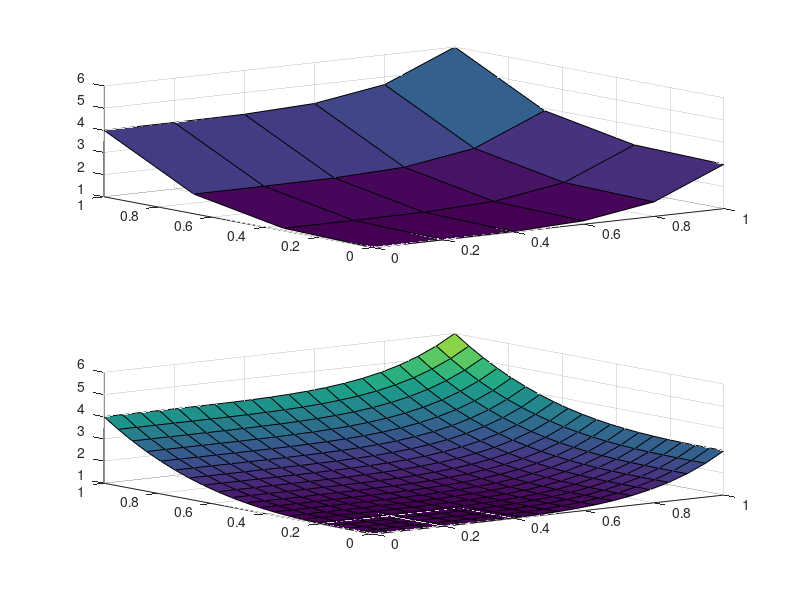

The MATLAB script that drew this image:
function [M,N,P,R,x_coarse,y_coarse,F_coarse,x_fine,y_fine,F_fine] = zadanie4()
P = 20; % liczba unikalnych współrzędnych x punktów dla których będzie obliczana interpolacja
R = 20; % liczba unikalnych współrzędnych y punktów dla których będzie obliczana interpolacja
M = 6; % liczba węzłów interpolacji wzdłuż osi X (stopień wielomianu zmiennej x: M-1)
N = 4; % liczba węzłów interpolacji wzdłuż osi Y (stopień wielomianu zmiennej y: N-1)

% Generowanie węzłów interpolacji na płaszczyźnie
x_coarse = linspace(0, 1, M);
y_coarse = linspace(0, 1, N);
[X_coarse, Y_coarse] = meshgrid(x_coarse, y_coarse);

% Wyznaczenie wartości funkcji oryginalnej w węzłach
F_coarse = 1 + 2.*X_coarse.^5 + 3.*Y_coarse.^3;
% F_coarse = X_coarse.^6 + 5.*X_coarse.^5 + 3.*Y_coarse.^4 - 2.*(X_coarse.^3 + Y_coarse.^3) + 0.5.*X_coarse.^2 - 20.*Y_coarse.^2 - 50.*X_coarse + 10.*Y_coarse + 100; 

subplot(2,1,1);
surf(X_coarse, Y_coarse, F_coarse);


MN = M*N;
xvec_coarse = reshape(X_coarse, MN, 1);
yvec_coarse = reshape(Y_coarse, MN, 1);
fvec_coarse = reshape(F_coarse, MN, 1);

% Macierz Vandermonde'a dla interpolacji 2d
V = zeros(M*N, M*N);
for i = 0:(M-1)
    for j = 0:(N-1)
        V(:, i*N + j + 1) = xvec_coarse.^i .* yvec_coarse.^j;
    end
end

% Współczynniki wielomianu interpolacyjnego
coeffs = V \ fvec_coarse;

% Obliczanie wartości funkcji interpolującej na gęstszej siatce
x_fine = linspace(0, 1, P);
y_fine = linspace(0, 1, R);
[X_fine, Y_fine] = meshgrid(x_fine, y_fine);

F_fine = zeros(size(X_fine));

% zadanie B: zdefiniuj obliczenia wartości wielomianu interpolującego. Rezultat obliczeń zapisz w zmiennej F_fine.
for i = 0:(M-1)
    for j = 0:(N-1)
        % F_fine(i, j) =  polyval(coeffs, x_fine(i)) + polyval(coeffs, y_fine(j)) ;
        %F_fine(i, j) = sum(sum(polyvalm(flipud(coeffs), X_fine)));
        F_fine = F_fine + coeffs(i * N + j + 1) * X_fine .^i .* Y_fine .^ j;
    end
end

subplot(2,1,2);
surf(X_fine, Y_fine, F_fine);


end

